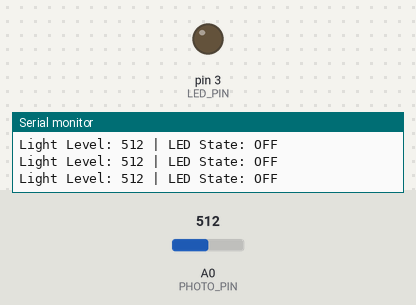
Simulated run of this sketch. Board: Arduino Uno, built with avr-gcc and run on an emulated ATmega328P. Parts: output pins drawn as LEDs (lit = HIGH), the last lines printed to the serial monitor. Inputs (shaded band) come from the test bench; at power-on: A0 (PHOTO_PIN) = 512.

Above: at 1.2 s.
1.3 s: A0 (PHOTO_PIN) set to 588
2.8 s: A0 (PHOTO_PIN) set to 615
At 4.0 s:
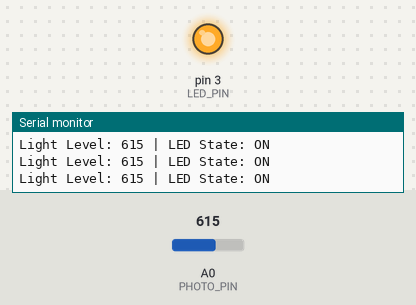
4.3 s: A0 (PHOTO_PIN) set to 410
5.8 s: A0 (PHOTO_PIN) set to 383
At 6.9 s:
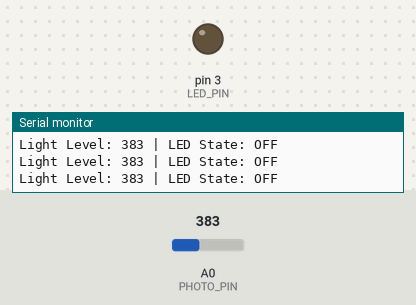
7.3 s: A0 (PHOTO_PIN) set to 610
At 8.4 s:
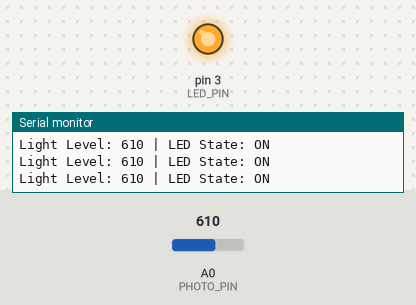
Timing chart, 0 to 9.8 s (numbered marks = the images above; inputs shaded):
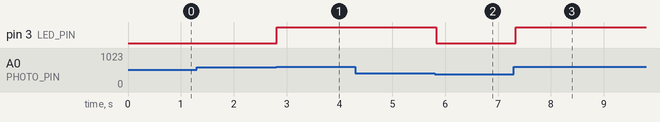

The sketch:

Hysteresis_Test.ino
```cpp
// 핀 정의
#define PHOTO_PIN A0  // 포토 다이오드 연결 핀
#define LED_PIN 3     // LED 연결 핀

// 히스테리시스 임계값
const int HIGH_THRESHOLD = 600;  // 상한 (LED 켜짐)
const int LOW_THRESHOLD = 400;   // 하한 (LED 꺼짐)

// 상태 변수
bool ledState = false;  // LED 상태 추적 (false: 꺼짐, true: 켜짐)

void setup() {
  pinMode(LED_PIN, OUTPUT);    // LED 핀 출력 설정
  digitalWrite(LED_PIN, LOW);  // 초기 상태: 꺼짐
  Serial.begin(9600);          // 시리얼 통신 시작 (디버깅용)
}

void loop() {
  // 빛 세기 읽기
  int lightLevel = analogRead(PHOTO_PIN);

  // 히스테리시스 로직
  if (lightLevel > HIGH_THRESHOLD && !ledState) {
    // 빛 세기가 상한을 넘으면 LED 켜기
    ledState = true;
    digitalWrite(LED_PIN, HIGH);
  }
  else if (lightLevel < LOW_THRESHOLD && ledState) {
    // 빛 세기가 하한 아래로 내려가면 LED 끄기
    ledState = false;
    digitalWrite(LED_PIN, LOW);
  }
  // 중간 범위(LOW_THRESHOLD ~ HIGH_THRESHOLD)에서는 상태 유지

  // 디버깅용 출력
  Serial.print("Light Level: ");
  Serial.print(lightLevel);
  Serial.print(" | LED State: ");
  Serial.println(ledState ? "ON" : "OFF");

  delay(100);  // 100ms 대기
}
```

Measured:
- the behaviour switches between 600 and 601 on A0 (PHOTO_PIN) (found by bisection; images 0 and 1)
- the behaviour switches between 400 and 399 on A0 (PHOTO_PIN) (found by bisection; images 1 and 2)
- after the input at 2.8 s, pin 3 (LED_PIN): LOW → HIGH at once
- after the input at 5.8 s, pin 3 (LED_PIN): HIGH → LOW at once
- after the input at 7.3 s, pin 3 (LED_PIN): LOW → HIGH at once
